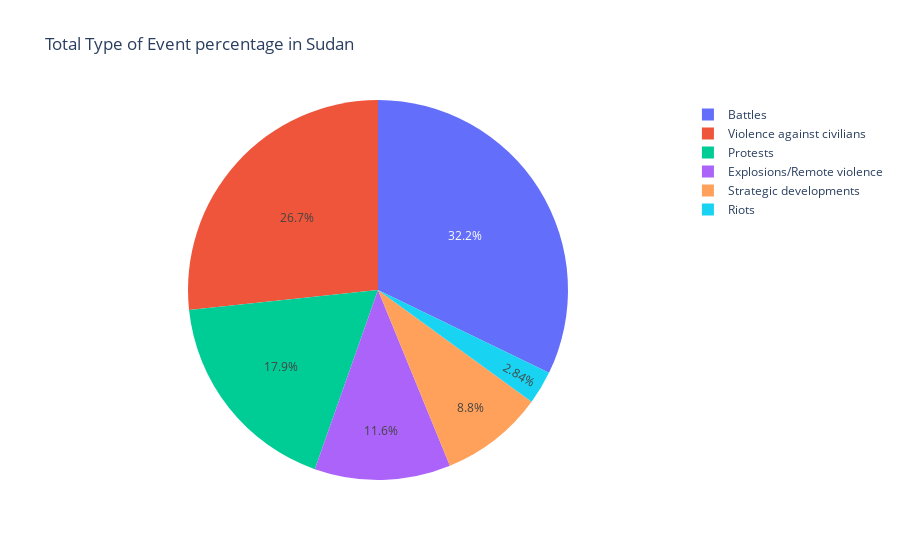

Here is the notebook cell this chart was saved with:
### Markdown cell above
_Battles are the leading types of violence, followed by violence against civilains_.

_Riots are the least common disorder types in Sudan_.

### Code cell
import plotly.express as px

# Calculate the value counts of event types
event_type = df_selected["event_type"].value_counts()

# Create a pie chart using Plotly
fig = px.pie(event_type, values=event_type.values, names=event_type.index, title='Total Type of Event percentage in Sudan')
# Show the plot

fig.show()

### Figure 1 — Plotly figure (JSON) as saved in the notebook; plotly's stock layout.template omitted (floating-point values rounded to 4 significant figures)
{"data": [{"domain": {"x": [0, 1], "y": [0, 1]}, "hovertemplate": "event_type=%{label}<br>value=%{value}<extra></extra>", "labels": ["Battles", "Violence against civilians", "Protests", "Explosions/Remote violence", "Strategic developments", "Riots"], "legendgroup": "", "name": "", "showlegend": true, "type": "pie", "values": [11282, 9355, 6282, 4058, 3086, 994]}], "layout": {"legend": {"tracegroupgap": 0}, "title": {"text": "Total Type of Event percentage in Sudan"}}}
